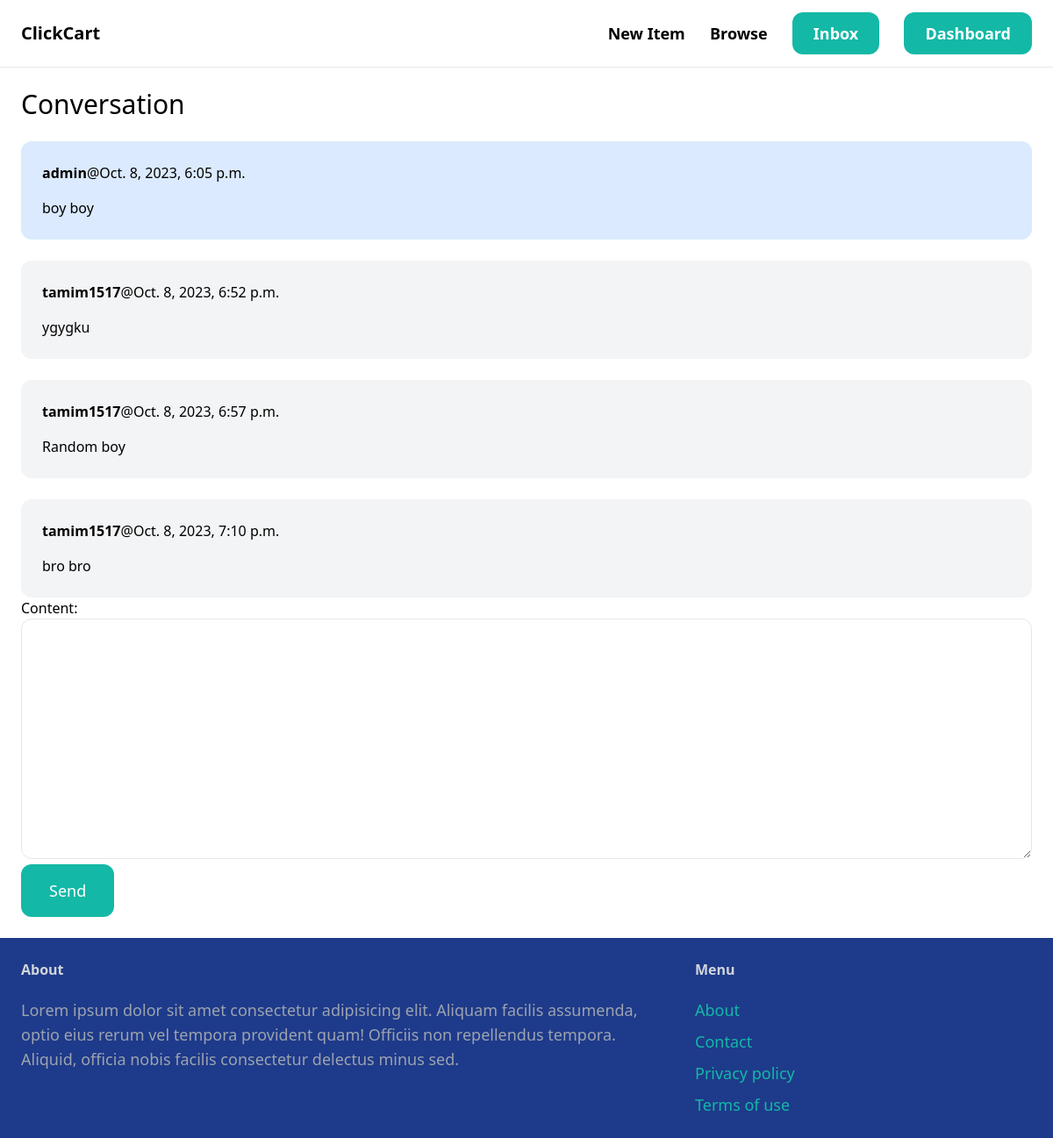
The app's page /conversations/2/ (signed in) with its own data.
### conversation/models.py (models this page shows)
class ConversationMessage(models.Model):
    conversation = models.ForeignKey(Conversation, related_name='messages', on_delete=models.CASCADE)
    content = models.TextField()
    created_at = models.DateTimeField(auto_now_add=True)
    created_by = models.ForeignKey(User, on_delete=models.CASCADE)

### conversation/views.py (the view)
# urls.py: path('<int:conversation_pk>/', views.detail, name='detail' ),
@login_required
def detail(request, conversation_pk):
    conversation = Conversation.objects.filter(members__in = [request.user.id]).get(pk=conversation_pk)
    if request.method == 'POST':
        form = ConversationMessageForm(request.POST)
        if form.is_valid:
            conversation_message = form.save(commit=False)
            conversation_message.conversation = conversation
            conversation_message.created_by = request.user
            conversation_message.save()
            conversation.save() #to update the modified_at of conversation
            return redirect('conversation:detail', conversation_pk=conversation_pk)
    else:
        form = ConversationMessageForm()
    return render(request=request, template_name='conversation/detail.html', context={
        'conversation': conversation,
        'form': form,
        'title': 'Conversation',
    })

### conversation/forms.py
class ConversationMessageForm(forms.ModelForm):
    class Meta:
        model = ConversationMessage
        fields = ('content',)
        widgets = {
            'content': forms.Textarea(attrs={
                'class': 'w-full py-4 px-6 rounded-xl border'
            })
        }

### conversation/templates/conversation/detail.html (shortened to what this page needs)
{% extends 'core/base.html' %}
{% block content %}
<h1 class="mb-6 text-3xl">{{ title }}</h1>
<div class="space-y-6">
    {% for message in conversation.messages.all %}
        <div class="p-6 flex {% if message.created_by == request.user %} bg-blue-100 {% else %} bg-gray-100 {% endif %} rounded-xl">
            <div>
                <p class="mb-4"><strong>{{message.created_by.username}}</strong>@{{message.created_at}}</p>
                <p>{{message.content}}</p>
            </div>
        </div>
    {% endfor %}
</div>
<form method="post" action=".">
    <div>
        {{ form.as_p }}
    </div>
    <button class="py-4 px-8 text-lg bg-teal-500 hover:bg-teal-700 rounded-xl text-white">Send</button>
</form>
{% endblock %}

### records on screen
ConversationMessage: created_by.username "admin", created_at "Oct. 8, 2023, 6:05 p.m.", content "boy boy"
ConversationMessage: created_by.username "tamim1517", created_at "Oct. 8, 2023, 6:52 p.m.", content "ygygku"
ConversationMessage: created_by.username "tamim1517", created_at "Oct. 8, 2023, 6:57 p.m.", content "Random boy"
ConversationMessage: created_by.username "tamim1517", created_at "Oct. 8, 2023, 7:10 p.m.", content "bro bro"

### other values on screen
{{ title }} "Conversation"
